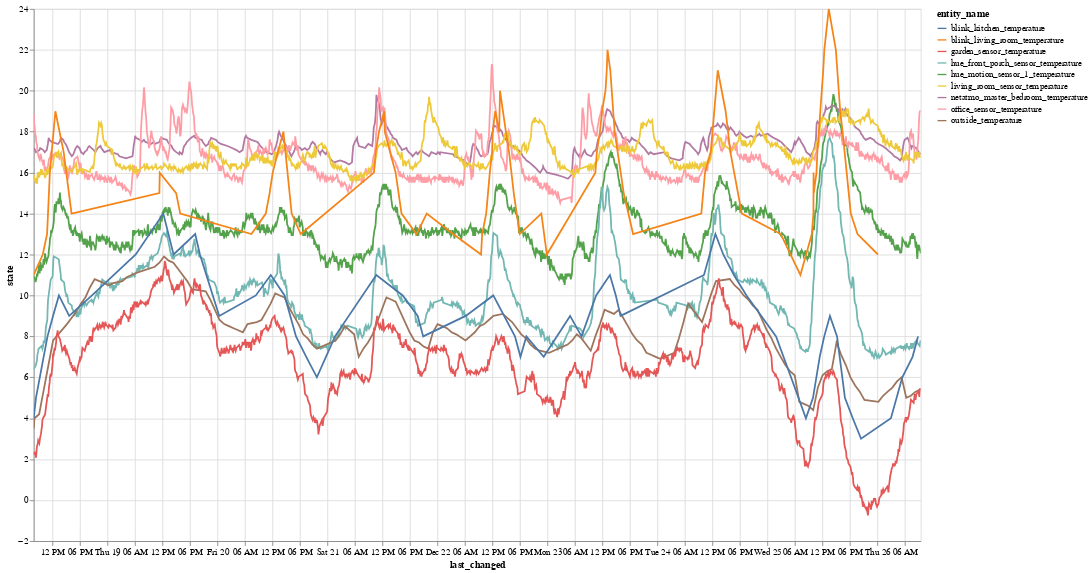

The notebook cell this image was saved under:
### Markdown cell above
## Plot some sensor data

### Code cell
plot_data = df[df['entity_name'].isin(temperature_sensors)]
alt.Chart(plot_data).mark_line().encode(
    x='last_changed',
    y='state',
    color='entity_name',
    tooltip=['entity_name', 'state', 'last_changed']
).properties(
    width=1000,
    height=600
).interactive()

### Figure 1 — Vega-Lite specification as saved in the notebook (floating-point values rounded to 4 significant figures; data arrays with more than 128 entries replaced by an {"elided": "..."} marker saying what was removed)
{"$schema": "https://vega.github.io/schema/vega-lite/v3.4.0.json", "config": {"mark": {"tooltip": null}, "view": {"height": 300, "width": 400}}, "data": {"name": "data-e3e409c83c2d82162bb6f5f8a3f07303"}, "datasets": {"data-e3e409c83c2d82162bb6f5f8a3f07303": {"elided": "6908 records"}}, "encoding": {"color": {"field": "entity_name", "type": "nominal"}, "tooltip": [{"field": "entity_name", "type": "nominal"}, {"field": "state", "type": "quantitative"}, {"field": "last_changed", "type": "temporal"}], "x": {"field": "last_changed", "type": "temporal"}, "y": {"field": "state", "type": "quantitative"}}, "height": 600, "mark": "line", "selection": {"selector001": {"bind": "scales", "encodings": ["x", "y"], "type": "interval"}}, "width": 1000}
